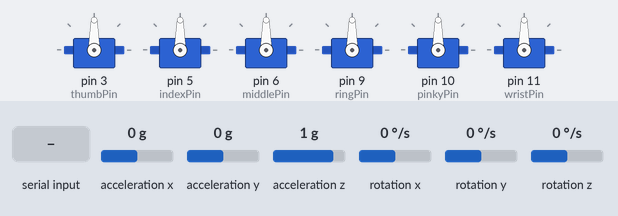
Bench run of a sketch on a simulated Arduino Uno, built with avr-gcc and run on an emulated ATmega328P. Shown: 6 × servo. The inputs (shaded band) are chosen by the test bench; at power-on: rotation x 0 °/s, acceleration x 0 g, acceleration y 0 g, acceleration z 1 g, rotation y 0 °/s, rotation z 0 °/s. What the sketch prints to the serial monitor is not drawn.

Above: at 1.2 s.
1.3 s: "90,45,200,10,150,30\n" received over Serial
At 2.5 s:
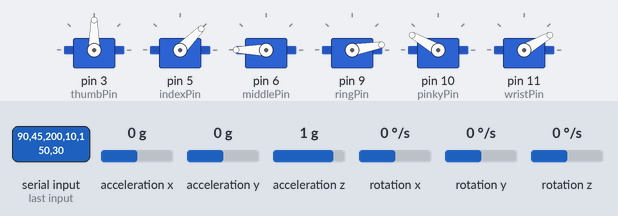
2.8 s: rotation x set to -192 °/s
5.8 s: "90,45\n" received over Serial
8.8 s: rotation x set to 100 °/s
11.8 s: "30,150\n" received over Serial
Timing chart, 0 to 14.8 s (numbered marks = the images above; inputs shaded):
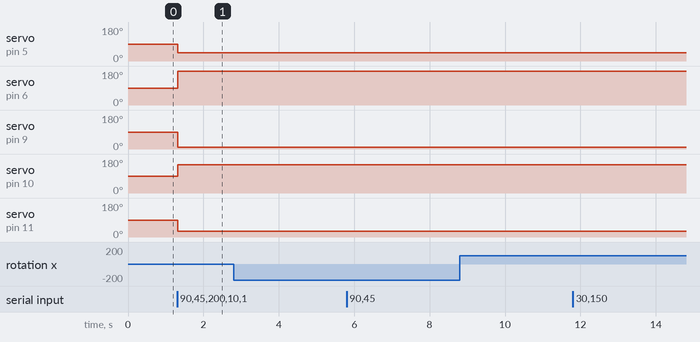

The sketch:

imp6050Withhand.ino
```cpp
#include <Servo.h>
#include <Wire.h>
#include <MPU6050.h>

// Create servo objects
Servo thumbServo, indexServo, middleServo, ringServo, pinkyServo, wristServo;

// Servo pin assignments
const int thumbPin  = 3;
const int indexPin  = 5;
const int middlePin = 6;
const int ringPin   = 9;
const int pinkyPin  = 10;
const int wristPin  = 11;

// MPU6050 instance
MPU6050 mpu;

void setup() {
  Serial.begin(9600);
  Wire.begin();
  mpu.initialize();

  if (!mpu.testConnection()) {
    Serial.println("❌ MPU6050 connection failed!");
    while (1);
  }

  // Attach all servos
  thumbServo.attach(thumbPin);
  indexServo.attach(indexPin);
  middleServo.attach(middlePin);
  ringServo.attach(ringPin);
  pinkyServo.attach(pinkyPin);
  wristServo.attach(wristPin);

  Serial.println("✅ Ready to receive angles...");
}

void loop() {
  // Read IMU roll value (optional for debug)
  int16_t ax, ay, az, gx, gy, gz;
  mpu.getMotion6(&ax, &ay, &az, &gx, &gy, &gz);
  float roll = gx / 131.0;  // Just for debug purposes
  Serial.print("IMU Roll (deg/sec): ");
  Serial.println(roll);

  if (Serial.available()) {
    String data = Serial.readStringUntil('\n');
    int angles[6];

    // Read 6 comma-separated integers
    if (sscanf(data.c_str(), "%d,%d,%d,%d,%d,%d", &angles[0], &angles[1], &angles[2],
                                                    &angles[3], &angles[4], &angles[5]) == 6) {
      // Apply angles to servos
      thumbServo.write(angles[0]);
      indexServo.write(angles[1]);
      middleServo.write(angles[2]);
      ringServo.write(angles[3]);
      pinkyServo.write(angles[4]);
      wristServo.write(angles[5]);

      // Debug
      Serial.print("✅ Received: ");
      Serial.println(data);
    } else {
      Serial.println("❌ Invalid data received");
    }
  }

  delay(10); // small delay for stability
}
```

Measured:
- after the input at 1.3 s, servo on pin 5 (indexPin): 90° → 45° at once; servo on pin 6 (middlePin): 90° → 180° at once; servo on pin 9 (ringPin): 90° → 10° at once; servo on pin 10 (pinkyPin): 90° → 150° at once; servo on pin 11 (wristPin): 90° → 30° at once
- after the input at 2.8 s, every drawn part: stays the same
- after the input at 5.8 s, every drawn part: stays the same
- after the input at 8.8 s, every drawn part: stays the same
- after the input at 11.8 s, every drawn part: stays the same
